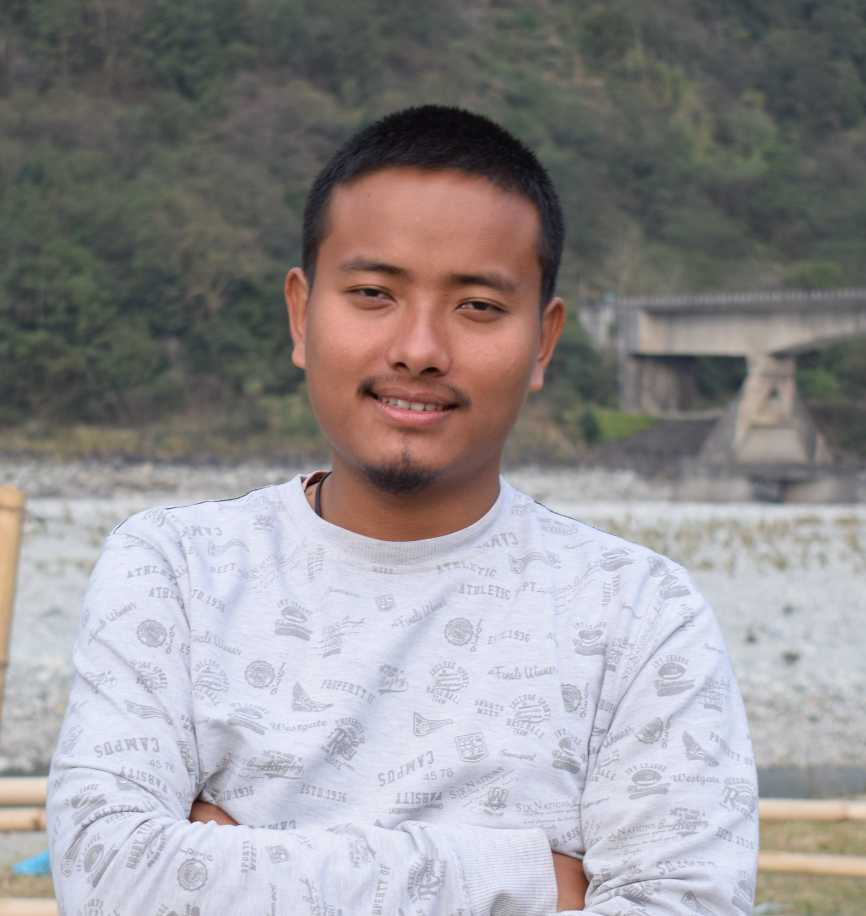
#> input picture face_recognition/james.JPG, 2598 x 2748 px (shown at 1/3 size)
$ python tester.py
#> lines starting #> are read from the running program, lines starting #| are printed output that depends on the picture
### face_recognition/face_detection.py
#  This line of codes is from a practice session code from a youtube tutorial
#  Face Recognition with OpenCV in Python Tutorial |Face detection  by Neha Yadav
#  link:- https://www.youtube.com/watch?v=h21wMKGs0qs&t=1046s
#  It may seem like a copy paste codes if you look at the youtube tutorial
#  yes,this is my first steps towards python programming on OpenCV which I could sucessfully execute
#  growing don't stops here tho.


import cv2
import os
import numpy as np

def faceDetection(test_img):
    gray_img=cv2.cvtColor(test_img,cv2.COLOR_BGR2GRAY)
    face_haar_cascade=cv2.CascadeClassifier('haarcascade_frontalface_alt.xml') #here the complete path should be defined
    faces=face_haar_cascade.detectMultiScale(gray_img,scaleFactor=1.32, minNeighbors=5)
    return faces,gray_img

### face_recognition/tester.py
#  This line of codes is from a practice session code from a youtube tutorial
#  Face Recognition with OpenCV in Python Tutorial |Face detection  by Neha Yadav
#  link:- https://www.youtube.com/watch?v=h21wMKGs0qs&t=1046s
#  It may seem like a copy paste codes if you look at the youtube tutorial
#  yes,this is my first steps towards python programming on OpenCV which I could sucessfully execute
#  growing don't stops here tho.

import cv2
import os
import numpy as np
import face_detection as fd

test_img=cv2.imread('james.JPG')
#> test_img is the input picture: shape (2748, 2598, 3); mean B, G, R 145.1, 143.5, 147
faces_detected,gray_img=fd.faceDetection(test_img)
#> in faceDetection, `gray_img=cv2.cvtColor(test_img,cv2.COLOR_BGR2GRAY)`:
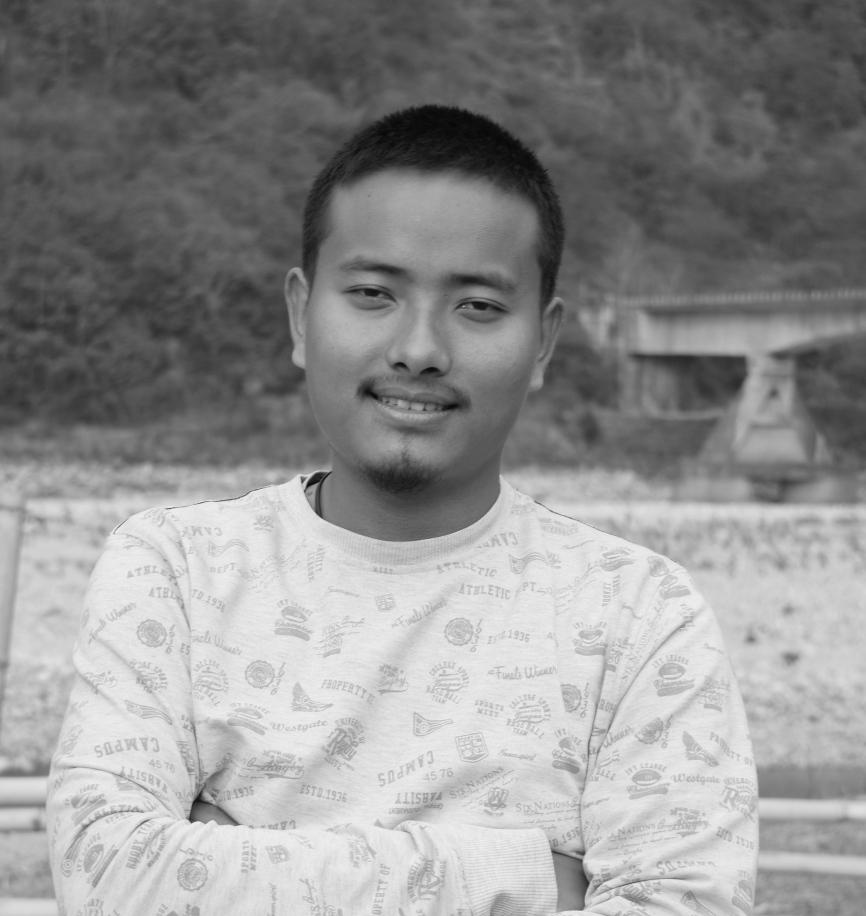
#> gray_img: shape (2748, 2598) (shown at 1/3 size); min 7, max 245, mean 144.7
#> in faceDetection, `faces=face_haar_cascade.detectMultiScale(gray_img,scaleFactor=1.32, mi..`: faces = [[852, 555, 830, 830]]
#> faces_detected = [[852, 555, 830, 830]]
print("faces Detected:",faces_detected)
#| faces Detected: [[852 555 830 830]]

for(x,y,w,h) in faces_detected:
    print(x,y,w,h)
    cv2.rectangle(test_img,(x,y),(x+w,y+h),(255,0,0),thickness=5)
#> this loop made 1 pass
#| 852 555 830 830

resized_img=cv2.resize(test_img,(600,500))
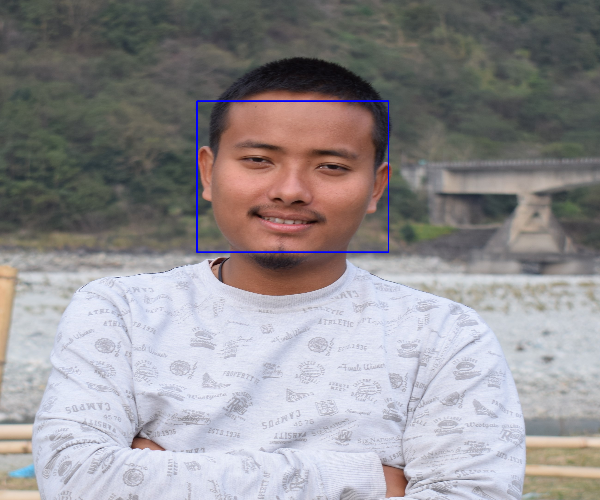
#> resized_img: shape (500, 600, 3); mean B, G, R 145.7, 143, 146.4
cv2.imshow("face Detection tutorial",resized_img)

cv2.waitKey(0)

cv2.destroyAllWindows
